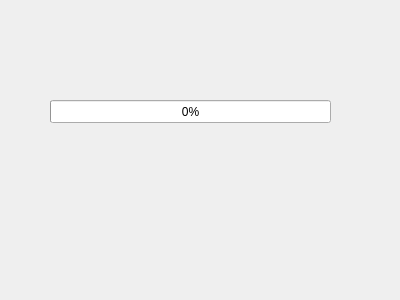
<?xml version="1.0" encoding="UTF-8"?>
<ui version="4.0">
 <class>Loading</class>
 <widget class="QWidget" name="Loading">
  <property name="geometry">
   <rect>
    <x>0</x>
    <y>0</y>
    <width>400</width>
    <height>300</height>
   </rect>
  </property>
  <property name="windowTitle">
   <string>Form</string>
  </property>
  <widget class="QProgressBar" name="progressBar">
   <property name="geometry">
    <rect>
     <x>50</x>
     <y>100</y>
     <width>281</width>
     <height>23</height>
    </rect>
   </property>
   <property name="value">
    <number>0</number>
   </property>
  </widget>
 </widget>
 <resources/>
 <connections/>
</ui>
